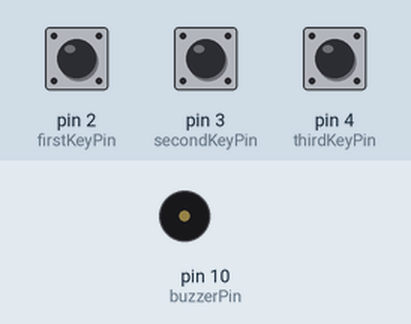
Simulated run of this sketch. Board: Arduino Uno, built with avr-gcc and run on an emulated ATmega328P. Parts: buzzer (waves = sounding). Inputs (shaded band) come from the test bench; at power-on: pin 2 (firstKeyPin) HIGH, pin 3 (secondKeyPin) HIGH, pin 4 (thirdKeyPin) HIGH.

Above: at 1.2 s.
1.3 s: pin 2 (firstKeyPin) pulled LOW for 0.15 s
At 1.37 s:
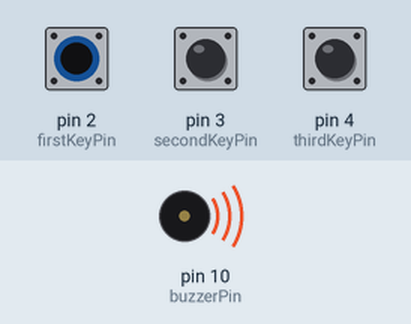
2.9 s: pin 2 (firstKeyPin) pulled LOW for 3.2 s
At 6.9 s:
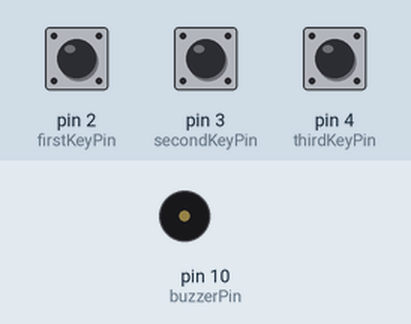
7.6 s: pin 3 (secondKeyPin) pulled LOW for 3.2 s
At 8.0 s:
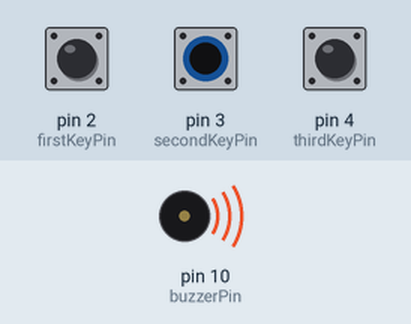
Timing chart, 0 to 12.3 s (numbered marks = the images above; inputs shaded):
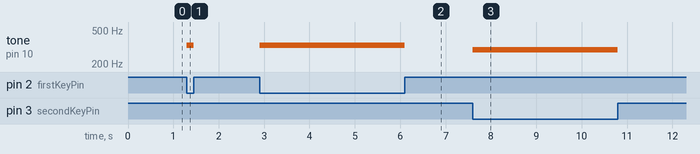

Measured:
- after the input at 1.3 s, tone on pin 10 (buzzerPin): silent → 330 Hz at once, → silent 0.15 s later
- after the input at 2.9 s, tone on pin 10 (buzzerPin): silent → 330 Hz at once, → silent 3.2 s later
- after the input at 7.6 s, tone on pin 10 (buzzerPin): silent → 294 Hz at once, → silent 3.2 s later

The sketch:

Modified_DigitalTrumpet.ino
```cpp
/*
  SparkFun Inventor’s Kit
  Circuit 2B-ButtonTrumpet

  Use 3 buttons plugged to play musical notes on a buzzer.

  This sketch was written by SparkFun Electronics, with lots of help from the Arduino community.
  This code is completely free for any use.

  View circuit diagram and instructions at: https://learn.sparkfun.com/tutorials/sparkfun-inventors-kit-experiment-guide---v41
  Download drawings and code at: https://github.com/sparkfun/SIK-Guide-Code
*/

//set the pins for the button and buzzer
int firstKeyPin = 2;
int secondKeyPin = 3;
int thirdKeyPin = 4;

int buzzerPin = 10;

int c = 262;
int d = 294;
int e = 330;
int f = 349;
int g = 392;
int A = 440;
int B = 494;
int C = 523;


void setup() {
  //set the button pins as inputs
  pinMode(firstKeyPin, INPUT_PULLUP);
  pinMode(secondKeyPin, INPUT_PULLUP);
  pinMode(thirdKeyPin, INPUT_PULLUP);

  //set the buzzer pin as an output
  pinMode(buzzerPin, OUTPUT);
}

void loop() {

  if(digitalRead(firstKeyPin) == LOW && digitalRead(secondKeyPin) == LOW && digitalRead(thirdKeyPin) == LOW){
    tone(buzzerPin, B);
  }
  else if(digitalRead(firstKeyPin) == LOW && digitalRead(secondKeyPin) == LOW){
    tone(buzzerPin, A);
  }
  else if(digitalRead(firstKeyPin) == LOW && digitalRead(thirdKeyPin) == LOW){
    tone(buzzerPin, g);
  }
  else if(digitalRead(secondKeyPin) == LOW && digitalRead(thirdKeyPin) == LOW){
    tone(buzzerPin, f);
  }
  else if (digitalRead(firstKeyPin) == LOW) {      //if the first key is pressed
    tone(buzzerPin, e);                     //play the frequency for c
  }
  else if (digitalRead(secondKeyPin) == LOW) { //if the second key is pressed
    tone(buzzerPin, d);                     //play the frequency for e
  }
  else if (digitalRead(thirdKeyPin) == LOW) { //if the third key is pressed
    tone(buzzerPin, c);                     //play the frequency for g
  }
  else {
    noTone(buzzerPin);                        //if no key is pressed turn the buzzer off
  }
}

/*
  note  frequency
  c     262 Hz
  d     294 Hz
  e     330 Hz
  f     349 Hz
  g     392 Hz
  a     440 Hz
  b     494 Hz
  C     523 Hz
*/
```
